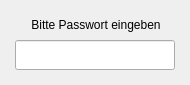
<?xml version="1.0" encoding="UTF-8"?>
<ui version="4.0" stdsetdef="1">
  <author></author>
  <comment></comment>
  <exportmacro></exportmacro>
  <class>linboPasswordBox</class>
  <widget class="QWidget" name="linboPasswordBox">
    <property name="geometry">
      <rect>
        <x>0</x>
        <y>0</y>
        <width>190</width>
        <height>85</height>
      </rect>
    </property>
    <property name="sizePolicy">
      <sizepolicy>
        <hsizetype>5</hsizetype>
        <vsizetype>5</vsizetype>
        <horstretch>0</horstretch>
        <verstretch>0</verstretch>
      </sizepolicy>
    </property>
    <property name="cursor">
      <cursor>0</cursor>
    </property>
    <property name="windowTitle">
      <string>Sicherheit</string>
    </property>
    <widget class="QLabel" name="passwordLabel">
      <property name="geometry">
        <rect>
          <x>10</x>
          <y>10</y>
          <width>172</width>
          <height>30</height>
        </rect>
      </property>
      <property name="text">
        <string>Bitte Passwort eingeben</string>
      </property>
      <property name="alignment">
        <set>Qt::AlignCenter</set>
      </property>
      <property name="wordWrap">
        <bool>false</bool>
      </property>
    </widget>
    <widget class="QLineEdit" name="passwordInput">
      <property name="geometry">
        <rect>
          <x>15</x>
          <y>40</y>
          <width>160</width>
          <height>30</height>
        </rect>
      </property>
      <property name="echoMode">
        <enum>QLineEdit::Password</enum>
      </property>
      <property name="alignment">
        <set>Qt::AlignHCenter</set>
      </property>
    </widget>
  </widget>
  <layoutdefault spacing="6" margin="11"/>
  <pixmapfunction>qPixmapFromMimeSource</pixmapfunction>
</ui>
